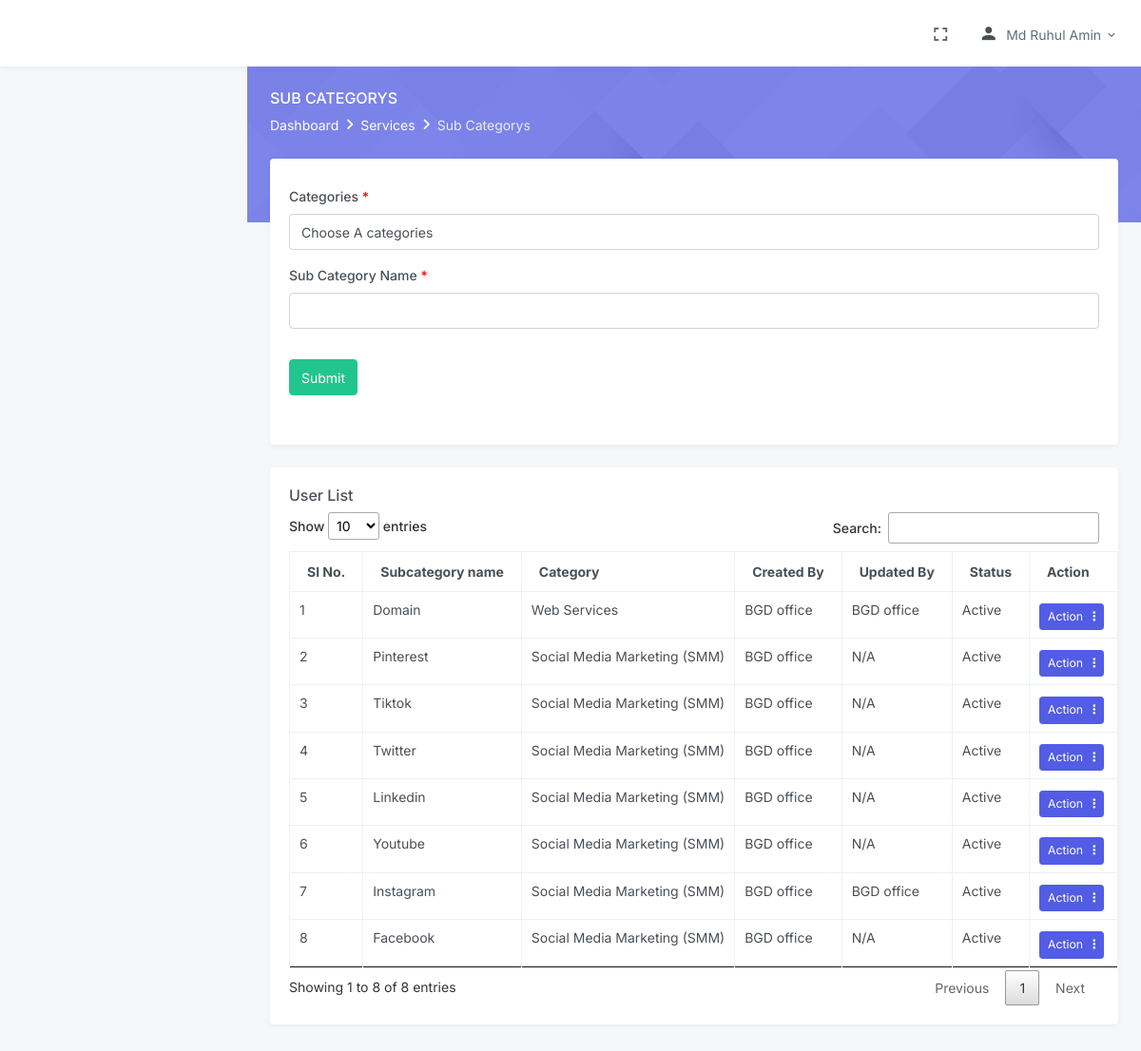
Page /service-subcategories.php (signed in) on the committed database.
### tables this page shows
CREATE TABLE `sub_categories` (
  `id` int(11) NOT NULL,
  `categories_id` int(11) NOT NULL,
  `subcategory_name` varchar(70) NOT NULL,
  `created_at` datetime NOT NULL,
  `created_by` int(11) NOT NULL,
  `updated_at` datetime NOT NULL,
  `updated_by` int(11) NOT NULL,
  `status` int(11) NOT NULL DEFAULT '1'
);

CREATE TABLE `categories` (
  `id` int(255) NOT NULL,
  `category_name` varchar(100) NOT NULL,
  `created_at` datetime NOT NULL,
  `created_by` int(11) NOT NULL,
  `updated_at` datetime NOT NULL,
  `updated_by` int(11) NOT NULL,
  `status` int(11) NOT NULL DEFAULT '1'
);

CREATE TABLE `users` (
  `id` int(255) NOT NULL,
  `role_id` int(11) NOT NULL,
  `name` varchar(50) NOT NULL,
  `email` varchar(50) NOT NULL,
  `mobile` varchar(11) NOT NULL,
  `password` varchar(50) NOT NULL,
  `gender` varchar(10) NOT NULL,
  `created_at` datetime NOT NULL,
  `created_by` int(11) NOT NULL,
  `updated_at` datetime DEFAULT NULL,
  `updated_by` int(11) DEFAULT NULL,
  `vkey` varchar(100) DEFAULT NULL,
  `status` int(11) NOT NULL DEFAULT '1'
);

### inc/functions.inc.php (called while the page is built, shortened)
<?php
function db_conn()
{
    $db = mysqli_connect("localhost", "bgdbilli_client", "bgdclient", "bgdbilli_client");
    return $db;
}
function select($table_name, $field_names, $conditions = "", $join = "")
{
    $new_conditions = $conditions;
    if ($conditions) {
        $new_conditions =  "WHERE $conditions ";
    }
      $select = "SELECT $field_names FROM $table_name $join $new_conditions";
    $result = mysqli_query(db_conn(), $select);
    return $result;
}

### service-subcategories.php (the view, shortened to what this page needs)
<?php
require_once "inc/header.inc.php";
?>
<div class="main-content">
    <div class="page-content">
        <div class="page-title-box">
            <div class="container-fluid">
                <div class="row align-items-center">
                    <div class="col-sm-6">
                        <div class="page-title">
                            <h4>Sub categorys</h4>
                            <ol class="breadcrumb m-0">
                                <li class="breadcrumb-item"><a href="index.php">Dashboard</a></li>
                                <li class="breadcrumb-item"><a href="javascript: void(0);">Services</a></li>
                                <li class="breadcrumb-item active">Sub Categorys</li>
                            </ol>
                        </div>
                    </div>
                </div>
            </div>
        </div>
        <div class="container-fluid">
            <div class="page-content-wrapper">
                <div class="row">
                    <div class="col-lg-12">
                        <div class="card">
                            <div class="card-body">
                                    <div class="col-lg-12">
                                        <div class="mb-3">
                                            <div class="col-sm-12">
                                                <form method="post" id="add_subcat" action="service-sub-category-action.php">
                                                    <div class="row">
                                                        <div class="col-lg-12">
                                                            <div class="mb-3">
                                                                <label class="col-sm-2 col-form-label">Categories <span>*</span></label>
                                                                <select class="form-control selectcat" name="categories_id" >
                                                                    <option value="">Choose A categories</option>
                                                                </select>
                                                            </div>
                                                        </div>
                                                        <div class="col-lg-12">
                                                            <div class="mb-3">
                                                                <label class="form-label" for="progress-basicpill-firstname-input">Sub Category Name <span>*</span></label>
                                                                <input type="text" class="form-control subcat" name="subcategory_name"  id="progress-basicpill-firstname-input">
                                                            </div>
                                                        </div>
                                                    </div>
                                                    <div class="row justify-content-center">
                                                        <div class="col-lg-12 mt-3">
                                                            <div class="mb-3">
                                                                <button type="submit" name="submit_subcategories" name="submit_categories" class="btn btn-success">Submit </button>
                                                            </div>
                                                        </div>
                                                    </div>
                                                </form>
                                            </div>
                                        </div>
                                    </div>
                                </div>
                            </div>
                        </div>
                    </div>
                <div class="row">
                    <div class="col-12">
                        <div class="card">
                            <div class="card-body">
                                <h4 class="header-title">User List</h4>
                                <table id="datatable" class="table table-bordered dt-responsive nowrap mt-3" style="border-collapse: collapse; border-spacing: 0; width: 100%;">
                                    <thead>
                                        <tr>
                                            <th>Sl No.</th>
                                            <th>Subcategory name</th>
                                            <th>Category</th>
                                            <th>Created By</th>
                                            <th>Updated By</th>
                                            <th>Status</th>
                                            <th>Action</th>
                                        </tr>
                                    </thead>
                                    <tbody>
                                        <?php
                                        $serial = 0;
                                        foreach (select('sub_categories ORDER BY created_at DESC', '*') as $subcategory) :
                                            $category = mysqli_fetch_assoc(select('categories', '*', "id =" .$subcategory['categories_id']));
                                            $created_by = mysqli_fetch_assoc(select('users', 'name', "id =" . $subcategory['created_by']))['name'];
                                            $updated_by = mysqli_fetch_assoc(select('users', 'name', "id =" . $subcategory['updated_by']))['name'];
                                        ?>
                                            <tr>
                                                <td><?= ++$serial ?></td>
                                                <td><?= $subcategory['subcategory_name'] ?></td>
                                                <td><?= $category['category_name'] ?></td>
                                                <td><?= $created_by ?></td>
                                                <td><?= ($updated_by) ? $updated_by : "N/A" ?></td>
                                                <td>
                                                    <?php
                                                    if ($subcategory['status'] == 1) {
                                                       echo 'Active';
                                                    }else{
                                                        echo 'Deactive';
                                                    }
                                                    ?>
                                                      </td>
                                                <td>
                                                    <div class="btn-group mt-1 me-1">
                                                        <button class="btn btn-primary btn-sm dropdown-toggle" type="button" data-bs-toggle="dropdown" aria-haspopup="true" aria-expanded="false">
                                                            Action &nbsp; <i class="fa fa-ellipsis-v"></i></i>
                                                        </button>
                                                    </div>
                                                </td>
                                            </tr>
                                        <?php endforeach ?>
                                    </tbody>
                                </table>
                            </div>
                        </div>
                    </div>
                </div>
            </div>
        </div>
    </div>
</div>
<?php require_once "inc/footer.inc.php" ?>

### assets/css/style.css (style rules this page uses)
form span { color: red; }

### rows in the picture
sub_categories: subcategory_name "Domain", categories.category_name "Web Services", created_by.name "BGD office", updated_by.name "BGD office", status "Active"
sub_categories: subcategory_name "Pinterest", categories.category_name "Social Media Marketing (SMM)", created_by.name "BGD office", shows "N/A", status "Active"
sub_categories: subcategory_name "Tiktok", categories.category_name "Social Media Marketing (SMM)", created_by.name "BGD office", shows "N/A", status "Active"
sub_categories: subcategory_name "Twitter", categories.category_name "Social Media Marketing (SMM)", created_by.name "BGD office", shows "N/A", status "Active"
sub_categories: subcategory_name "Linkedin", categories.category_name "Social Media Marketing (SMM)", created_by.name "BGD office", shows "N/A", status "Active"
sub_categories: subcategory_name "Youtube", categories.category_name "Social Media Marketing (SMM)", created_by.name "BGD office", shows "N/A", status "Active"
sub_categories: subcategory_name "Instagram", categories.category_name "Social Media Marketing (SMM)", created_by.name "BGD office", updated_by.name "BGD office", status "Active"
sub_categories: subcategory_name "Facebook", categories.category_name "Social Media Marketing (SMM)", created_by.name "BGD office", shows "N/A", status "Active"

### other values in the picture
$_SESSION['USER_NAME'] "Md Ruhul Amin"
